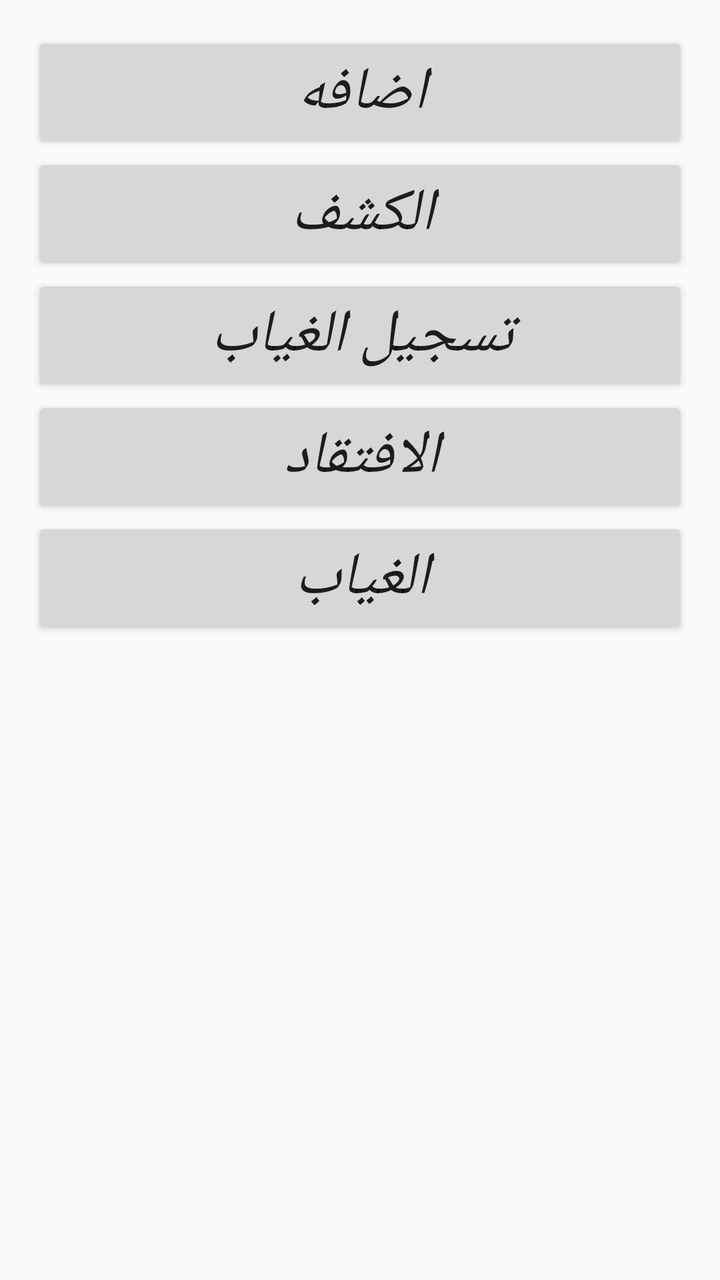
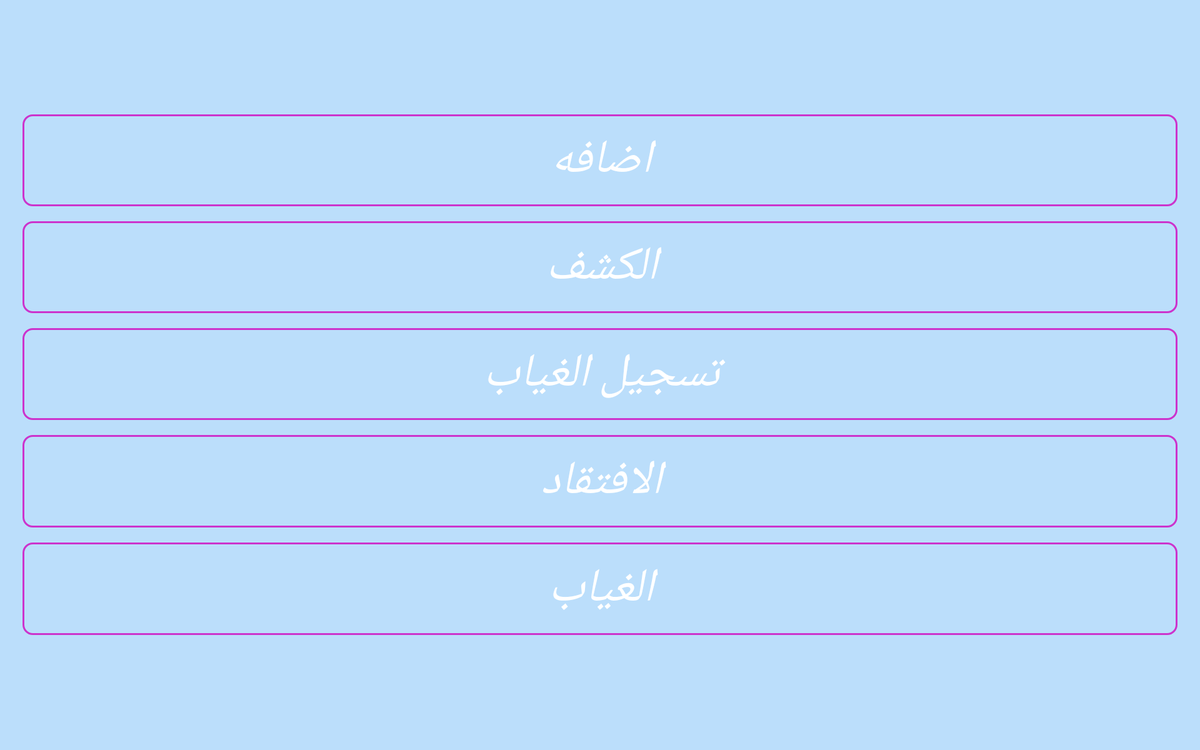

Two renders of one Android screen. The first uses the default layout on a phone; the second uses the alternative layout the repository ships for a different screen configuration, on a matching device. The two XML files are below.
<!-- AndroidManifest.xml: application theme AppTheme -->
<!-- res/layout/activity_main.xml -->
<?xml version="1.0" encoding="utf-8"?>
<LinearLayout xmlns:android="http://schemas.android.com/apk/res/android"
    xmlns:tools="http://schemas.android.com/tools" android:layout_width="match_parent"
    android:layout_height="match_parent" android:paddingLeft="@dimen/activity_horizontal_margin"
    android:paddingRight="@dimen/activity_horizontal_margin"
    android:paddingTop="@dimen/activity_vertical_margin"
    android:orientation="vertical"
    android:paddingBottom="@dimen/activity_vertical_margin" tools:context=".MainActivity">


    <Button
        android:layout_width="fill_parent"
        android:layout_height="wrap_content"
        android:text="اضافه"
        android:textSize="30dp"
        android:textStyle="italic"
        android:id="@+id/button"
        android:layout_centerVertical="true"
        android:layout_alignParentLeft="true"
        android:layout_alignParentStart="true" />

    <Button
        android:layout_width="fill_parent"
        android:layout_height="wrap_content"
        android:text="الكشف"
        android:id="@+id/button2"

        android:textSize="30dp"
        android:textStyle="italic"
        android:layout_below="@+id/button"
        android:layout_toRightOf="@+id/button"
        android:layout_toEndOf="@+id/button" />

    <Button
        android:layout_width="fill_parent"
        android:layout_height="wrap_content"

        android:textSize="30dp"
        android:textStyle="italic"
        android:text="تسجيل الغياب"
        android:id="@+id/buttonabsent"
        android:layout_alignParentBottom="true"
        android:layout_alignParentRight="true"
        android:layout_alignParentEnd="true" />

    <Button
        android:layout_width="fill_parent"
        android:layout_height="wrap_content"

        android:textSize="30dp"
        android:textStyle="italic"
        android:text="الافتقاد"
        android:id="@+id/buttoneftkad"
        android:layout_alignParentBottom="true"
        android:layout_alignParentRight="true"
        android:layout_alignParentEnd="true"/>

    <Button
        android:layout_width="fill_parent"
        android:layout_height="wrap_content"
        android:text="الغياب"
        android:textSize="30dp"
        android:textStyle="italic"

        android:layout_alignParentBottom="true"
        android:layout_alignParentRight="true"
        android:layout_alignParentEnd="true"
        android:layout_marginBottom="44dp"
        android:id="@+id/buttonAbsentShow" />


</LinearLayout>
<!-- resources referenced by this layout -->
<resources>
  <dimen name="activity_horizontal_margin">16dp</dimen>
  <dimen name="activity_vertical_margin">16dp</dimen>
  <style name="AppTheme" parent="Theme.AppCompat.Light.DarkActionBar">
          
          <item name="colorPrimary">@color/colorPrimary</item>
          <item name="colorPrimaryDark">@color/colorPrimaryDark</item>
          <item name="colorAccent">@color/colorAccent</item>
  
          <item name="windowActionBar">false</item>
          <item name="windowNoTitle">true</item>
      </style>
  <color name="colorPrimary">#1565C0</color>
  <color name="colorPrimaryDark">#003c8f</color>
  <color name="colorAccent">#5e92f3</color>
</resources>
<!-- res/layout-xlarge-land/activity_main.xml (the repository's variant of the layout above) -->
<!-- drawn on a large tablet held sideways -->
<?xml version="1.0" encoding="utf-8"?>
<FrameLayout xmlns:android="http://schemas.android.com/apk/res/android"
    xmlns:tools="http://schemas.android.com/tools"
    android:layout_width="match_parent"
    android:layout_height="match_parent"
    android:background="@color/background"
    android:orientation="vertical"
    android:paddingBottom="@dimen/activity_vertical_margin"
    android:paddingLeft="@dimen/activity_horizontal_margin"
    android:paddingRight="@dimen/activity_horizontal_margin"
    android:paddingTop="@dimen/activity_vertical_margin"
    tools:context=".MainActivity">

    <LinearLayout
        android:layout_width="match_parent"
        android:layout_height="match_parent"
        android:orientation="vertical"
        android:weightSum="7">

        <LinearLayout
            android:layout_width="match_parent"
            android:layout_height="0px"
            android:layout_weight="1"></LinearLayout>

        <Button
            android:id="@+id/button"
            android:layout_width="fill_parent"
            android:layout_height="0px"
            android:layout_margin="8sp"
            android:layout_weight="1"
            android:background="@drawable/rect"
            android:text="اضافه"
            android:textColor="#fff"
            android:textSize="50dp"
            android:textStyle="italic" />

        <Button
            android:id="@+id/button2"
            android:layout_width="fill_parent"
            android:layout_height="0px"
            android:layout_margin="8sp"
            android:layout_weight="1"
            android:background="@drawable/rect"
            android:text="الكشف"
            android:textColor="#fff"
            android:textSize="50dp"
            android:textStyle="italic" />

        <Button
            android:id="@+id/buttonabsent"
            android:layout_width="fill_parent"
            android:layout_height="0px"
            android:layout_margin="8sp"
            android:layout_weight="1"
            android:background="@drawable/rect"
            android:text="تسجيل الغياب"
            android:textColor="#fff"
            android:textSize="50dp"
            android:textStyle="italic" />

        <Button
            android:id="@+id/buttoneftkad"
            android:layout_width="fill_parent"
            android:layout_height="0px"
            android:layout_margin="8sp"
            android:layout_weight="1"
            android:background="@drawable/rect"
            android:text="الافتقاد"
            android:textColor="#fff"
            android:textSize="50dp"
            android:textStyle="italic" />

        <Button
            android:id="@+id/buttonAbsentShow"
            android:layout_width="fill_parent"
            android:layout_height="0px"
            android:layout_margin="8sp"
            android:layout_marginBottom="44dp"
            android:layout_weight="1"
            android:background="@drawable/rect"
            android:text="الغياب"
            android:textColor="#fff"
            android:textSize="50dp"
            android:textStyle="italic" />

    </LinearLayout>

    <RelativeLayout
        android:layout_width="match_parent"
        android:layout_height="match_parent">

        <ProgressBar
            android:id="@+id/progressBarMain"
            style="?android:attr/progressBarStyleLarge"
            android:layout_width="wrap_content"
            android:layout_height="wrap_content"
            android:layout_centerHorizontal="true"
            android:layout_centerVertical="true"

            android:visibility="gone" />

    </RelativeLayout>
</FrameLayout>
<!-- resources referenced by the variant -->
<!-- as a large tablet held sideways resolves them -->
<resources>
  <color name="background">#BBDEFB</color>
  <dimen name="activity_horizontal_margin">16dp</dimen>
  <dimen name="activity_vertical_margin">16dp</dimen>
  <!-- drawable rect (drawable) -->
  <?xml version="1.0" encoding="utf-8"?>
  <shape xmlns:android="http://schemas.android.com/apk/res/android"
      android:shape="rectangle">
      <corners android:radius="10dp" />
  
      <solid android:color="@android:color/transparent"/>
      <stroke  android:width="2dip" android:color="#CC33CC"/>
  </shape>
  <style name="AppTheme" parent="Theme.AppCompat.Light.DarkActionBar">
          
          <item name="colorPrimary">@color/colorPrimary</item>
          <item name="colorPrimaryDark">@color/colorPrimaryDark</item>
          <item name="colorAccent">@color/colorAccent</item>
  
          <item name="windowActionBar">false</item>
          <item name="windowNoTitle">true</item>
      </style>
  <color name="colorPrimary">#1565C0</color>
  <color name="colorPrimaryDark">#003c8f</color>
  <color name="colorAccent">#5e92f3</color>
</resources>
